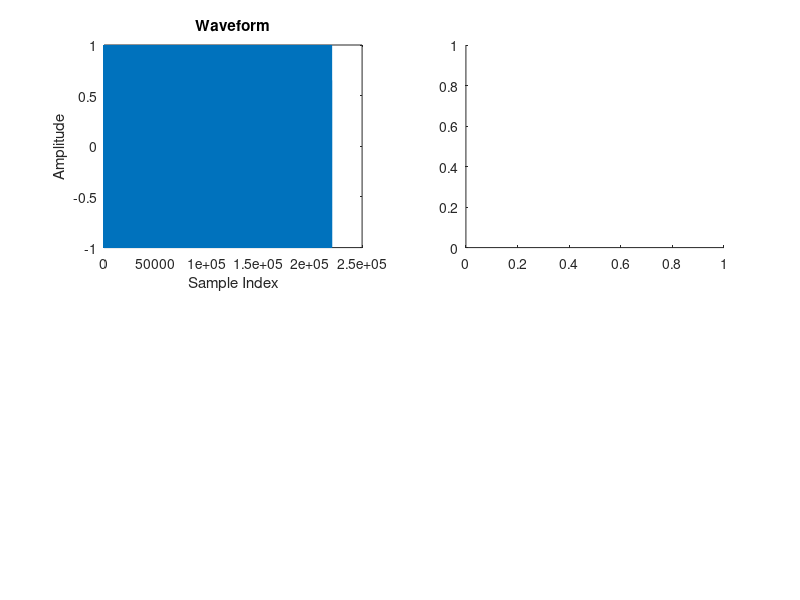

Recreate this plot in MATLAB. (Note: this script raises an error after producing the figure.)
fs = 44100;
duration = 0.5; 

% generate 10 random tones
num_tones = 10;
tones = randi([1 12], 1, num_tones); 
frequencies = 440 * 2.^((tones-1)/12); 
time = 0:1/fs:duration-1/fs;
song = [];
for i = 1:num_tones
    tone = sin(2*pi*frequencies(i)*time);
    song = [song tone];
end

% calculate the Fourier transform of the song
N = length(song);
f = (0:N-1)*fs/N;
song_fft = fft(song)/N;
filename = 'random_song.wav';
audiowrite(filename, song, fs);
disp(['Song saved as ' filename]);


figure;
subplot(2,2,1);
plot(song);
xlabel('Sample Index');
ylabel('Amplitude');
title('Waveform');
subplot(2,2,2);
spectrogram(song, 256, 250, [], fs, 'yaxis');
title('Spectrogram');
subplot(2,2,[3,4]);
plot(f, abs(song_fft));
xlim([0 fs/2]);
xlabel('Frequency (Hz)');
ylabel('Magnitude');
title('Fourier Transform');
hold on;
nyquist = plot([fs/2 fs/2], [0 max(abs(song_fft))], 'r--');
legend(nyquist, 'Nyquist Frequency');